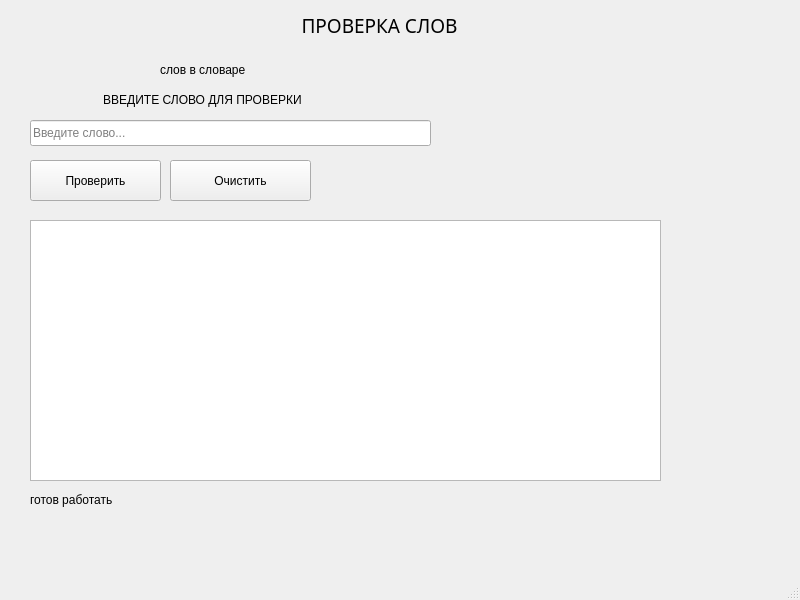
<?xml version="1.0" encoding="UTF-8"?>
<ui version="4.0">
 <class>MainWindow</class>
 <widget class="QMainWindow" name="MainWindow">
  <property name="geometry">
   <rect>
    <x>0</x>
    <y>0</y>
    <width>800</width>
    <height>600</height>
   </rect>
  </property>
  <property name="windowTitle">
   <string>MainWindow</string>
  </property>
  <widget class="QWidget" name="centralwidget">
   <widget class="QLabel" name="titleLabel">
    <property name="geometry">
     <rect>
      <x>30</x>
      <y>10</y>
      <width>731</width>
      <height>31</height>
     </rect>
    </property>
    <property name="palette">
     <palette>
      <active>
       <colorrole role="WindowText">
        <brush brushstyle="SolidPattern">
         <color alpha="255">
          <red>0</red>
          <green>0</green>
          <blue>0</blue>
         </color>
        </brush>
       </colorrole>
       <colorrole role="Button">
        <brush brushstyle="SolidPattern">
         <color alpha="255">
          <red>24</red>
          <green>240</green>
          <blue>179</blue>
         </color>
        </brush>
       </colorrole>
       <colorrole role="Light">
        <brush brushstyle="SolidPattern">
         <color alpha="255">
          <red>130</red>
          <green>255</green>
          <blue>220</blue>
         </color>
        </brush>
       </colorrole>
       <colorrole role="Midlight">
        <brush brushstyle="SolidPattern">
         <color alpha="255">
          <red>77</red>
          <green>247</green>
          <blue>199</blue>
         </color>
        </brush>
       </colorrole>
       <colorrole role="Dark">
        <brush brushstyle="SolidPattern">
         <color alpha="255">
          <red>12</red>
          <green>120</green>
          <blue>90</blue>
         </color>
        </brush>
       </colorrole>
       <colorrole role="Mid">
        <brush brushstyle="SolidPattern">
         <color alpha="255">
          <red>16</red>
          <green>160</green>
          <blue>119</blue>
         </color>
        </brush>
       </colorrole>
       <colorrole role="Text">
        <brush brushstyle="SolidPattern">
         <color alpha="255">
          <red>0</red>
          <green>0</green>
          <blue>0</blue>
         </color>
        </brush>
       </colorrole>
       <colorrole role="BrightText">
        <brush brushstyle="SolidPattern">
         <color alpha="255">
          <red>255</red>
          <green>255</green>
          <blue>255</blue>
         </color>
        </brush>
       </colorrole>
       <colorrole role="ButtonText">
        <brush brushstyle="SolidPattern">
         <color alpha="255">
          <red>0</red>
          <green>0</green>
          <blue>0</blue>
         </color>
        </brush>
       </colorrole>
       <colorrole role="Base">
        <brush brushstyle="SolidPattern">
         <color alpha="255">
          <red>255</red>
          <green>255</green>
          <blue>255</blue>
         </color>
        </brush>
       </colorrole>
       <colorrole role="Window">
        <brush brushstyle="SolidPattern">
         <color alpha="255">
          <red>24</red>
          <green>240</green>
          <blue>179</blue>
         </color>
        </brush>
       </colorrole>
       <colorrole role="Shadow">
        <brush brushstyle="SolidPattern">
         <color alpha="255">
          <red>0</red>
          <green>0</green>
          <blue>0</blue>
         </color>
        </brush>
       </colorrole>
       <colorrole role="AlternateBase">
        <brush brushstyle="SolidPattern">
         <color alpha="255">
          <red>139</red>
          <green>247</green>
          <blue>217</blue>
         </color>
        </brush>
       </colorrole>
       <colorrole role="ToolTipBase">
        <brush brushstyle="SolidPattern">
         <color alpha="255">
          <red>255</red>
          <green>255</green>
          <blue>220</blue>
         </color>
        </brush>
       </colorrole>
       <colorrole role="ToolTipText">
        <brush brushstyle="SolidPattern">
         <color alpha="255">
          <red>0</red>
          <green>0</green>
          <blue>0</blue>
         </color>
        </brush>
       </colorrole>
       <colorrole role="PlaceholderText">
        <brush brushstyle="SolidPattern">
         <color alpha="127">
          <red>0</red>
          <green>0</green>
          <blue>0</blue>
         </color>
        </brush>
       </colorrole>
       <colorrole role="Accent">
        <brush brushstyle="SolidPattern">
         <color alpha="255">
          <red>255</red>
          <green>255</green>
          <blue>255</blue>
         </color>
        </brush>
       </colorrole>
      </active>
      <inactive>
       <colorrole role="WindowText">
        <brush brushstyle="SolidPattern">
         <color alpha="255">
          <red>0</red>
          <green>0</green>
          <blue>0</blue>
         </color>
        </brush>
       </colorrole>
       <colorrole role="Button">
        <brush brushstyle="SolidPattern">
         <color alpha="255">
          <red>24</red>
          <green>240</green>
          <blue>179</blue>
         </color>
        </brush>
       </colorrole>
       <colorrole role="Light">
        <brush brushstyle="SolidPattern">
         <color alpha="255">
          <red>130</red>
          <green>255</green>
          <blue>220</blue>
         </color>
        </brush>
       </colorrole>
       <colorrole role="Midlight">
        <brush brushstyle="SolidPattern">
         <color alpha="255">
          <red>77</red>
          <green>247</green>
          <blue>199</blue>
         </color>
        </brush>
       </colorrole>
       <colorrole role="Dark">
        <brush brushstyle="SolidPattern">
         <color alpha="255">
          <red>12</red>
          <green>120</green>
          <blue>90</blue>
         </color>
        </brush>
       </colorrole>
       <colorrole role="Mid">
        <brush brushstyle="SolidPattern">
         <color alpha="255">
          <red>16</red>
          <green>160</green>
          <blue>119</blue>
         </color>
        </brush>
       </colorrole>
       <colorrole role="Text">
        <brush brushstyle="SolidPattern">
         <color alpha="255">
          <red>0</red>
          <green>0</green>
          <blue>0</blue>
         </color>
        </brush>
       </colorrole>
       <colorrole role="BrightText">
        <brush brushstyle="SolidPattern">
         <color alpha="255">
          <red>255</red>
          <green>255</green>
          <blue>255</blue>
         </color>
        </brush>
       </colorrole>
       <colorrole role="ButtonText">
        <brush brushstyle="SolidPattern">
         <color alpha="255">
          <red>0</red>
          <green>0</green>
          <blue>0</blue>
         </color>
        </brush>
       </colorrole>
       <colorrole role="Base">
        <brush brushstyle="SolidPattern">
         <color alpha="255">
          <red>255</red>
          <green>255</green>
          <blue>255</blue>
         </color>
        </brush>
       </colorrole>
       <colorrole role="Window">
        <brush brushstyle="SolidPattern">
         <color alpha="255">
          <red>24</red>
          <green>240</green>
          <blue>179</blue>
         </color>
        </brush>
       </colorrole>
       <colorrole role="Shadow">
        <brush brushstyle="SolidPattern">
         <color alpha="255">
          <red>0</red>
          <green>0</green>
          <blue>0</blue>
         </color>
        </brush>
       </colorrole>
       <colorrole role="AlternateBase">
        <brush brushstyle="SolidPattern">
         <color alpha="255">
          <red>139</red>
          <green>247</green>
          <blue>217</blue>
         </color>
        </brush>
       </colorrole>
       <colorrole role="ToolTipBase">
        <brush brushstyle="SolidPattern">
         <color alpha="255">
          <red>255</red>
          <green>255</green>
          <blue>220</blue>
         </color>
        </brush>
       </colorrole>
       <colorrole role="ToolTipText">
        <brush brushstyle="SolidPattern">
         <color alpha="255">
          <red>0</red>
          <green>0</green>
          <blue>0</blue>
         </color>
        </brush>
       </colorrole>
       <colorrole role="PlaceholderText">
        <brush brushstyle="SolidPattern">
         <color alpha="127">
          <red>0</red>
          <green>0</green>
          <blue>0</blue>
         </color>
        </brush>
       </colorrole>
       <colorrole role="Accent">
        <brush brushstyle="SolidPattern">
         <color alpha="255">
          <red>255</red>
          <green>255</green>
          <blue>255</blue>
         </color>
        </brush>
       </colorrole>
      </inactive>
      <disabled>
       <colorrole role="WindowText">
        <brush brushstyle="SolidPattern">
         <color alpha="255">
          <red>12</red>
          <green>120</green>
          <blue>90</blue>
         </color>
        </brush>
       </colorrole>
       <colorrole role="Button">
        <brush brushstyle="SolidPattern">
         <color alpha="255">
          <red>24</red>
          <green>240</green>
          <blue>179</blue>
         </color>
        </brush>
       </colorrole>
       <colorrole role="Light">
        <brush brushstyle="SolidPattern">
         <color alpha="255">
          <red>130</red>
          <green>255</green>
          <blue>220</blue>
         </color>
        </brush>
       </colorrole>
       <colorrole role="Midlight">
        <brush brushstyle="SolidPattern">
         <color alpha="255">
          <red>77</red>
          <green>247</green>
          <blue>199</blue>
         </color>
        </brush>
       </colorrole>
       <colorrole role="Dark">
        <brush brushstyle="SolidPattern">
         <color alpha="255">
          <red>12</red>
          <green>120</green>
          <blue>90</blue>
         </color>
        </brush>
       </colorrole>
       <colorrole role="Mid">
        <brush brushstyle="SolidPattern">
         <color alpha="255">
          <red>16</red>
          <green>160</green>
          <blue>119</blue>
         </color>
        </brush>
       </colorrole>
       <colorrole role="Text">
        <brush brushstyle="SolidPattern">
         <color alpha="255">
          <red>12</red>
          <green>120</green>
          <blue>90</blue>
         </color>
        </brush>
       </colorrole>
       <colorrole role="BrightText">
        <brush brushstyle="SolidPattern">
         <color alpha="255">
          <red>255</red>
          <green>255</green>
          <blue>255</blue>
         </color>
        </brush>
       </colorrole>
       <colorrole role="ButtonText">
        <brush brushstyle="SolidPattern">
         <color alpha="255">
          <red>12</red>
          <green>120</green>
          <blue>90</blue>
         </color>
        </brush>
       </colorrole>
       <colorrole role="Base">
        <brush brushstyle="SolidPattern">
         <color alpha="255">
          <red>24</red>
          <green>240</green>
          <blue>179</blue>
         </color>
        </brush>
       </colorrole>
       <colorrole role="Window">
        <brush brushstyle="SolidPattern">
         <color alpha="255">
          <red>24</red>
          <green>240</green>
          <blue>179</blue>
         </color>
        </brush>
       </colorrole>
       <colorrole role="Shadow">
        <brush brushstyle="SolidPattern">
         <color alpha="255">
          <red>0</red>
          <green>0</green>
          <blue>0</blue>
         </color>
        </brush>
       </colorrole>
       <colorrole role="AlternateBase">
        <brush brushstyle="SolidPattern">
         <color alpha="255">
          <red>24</red>
          <green>240</green>
          <blue>179</blue>
         </color>
        </brush>
       </colorrole>
       <colorrole role="ToolTipBase">
        <brush brushstyle="SolidPattern">
         <color alpha="255">
          <red>255</red>
          <green>255</green>
          <blue>220</blue>
         </color>
        </brush>
       </colorrole>
       <colorrole role="ToolTipText">
        <brush brushstyle="SolidPattern">
         <color alpha="255">
          <red>0</red>
          <green>0</green>
          <blue>0</blue>
         </color>
        </brush>
       </colorrole>
       <colorrole role="PlaceholderText">
        <brush brushstyle="SolidPattern">
         <color alpha="127">
          <red>12</red>
          <green>120</green>
          <blue>90</blue>
         </color>
        </brush>
       </colorrole>
       <colorrole role="Accent">
        <brush brushstyle="SolidPattern">
         <color alpha="255">
          <red>82</red>
          <green>255</green>
          <blue>206</blue>
         </color>
        </brush>
       </colorrole>
      </disabled>
     </palette>
    </property>
    <property name="font">
     <font>
      <family>Agency FB</family>
      <pointsize>14</pointsize>
     </font>
    </property>
    <property name="text">
     <string>                                                       ПРОВЕРКА СЛОВ</string>
    </property>
   </widget>
   <widget class="QLabel" name="wordCountLabel">
    <property name="geometry">
     <rect>
      <x>160</x>
      <y>60</y>
      <width>191</width>
      <height>20</height>
     </rect>
    </property>
    <property name="text">
     <string>слов в словаре </string>
    </property>
   </widget>
   <widget class="QLabel" name="inputLabel">
    <property name="geometry">
     <rect>
      <x>30</x>
      <y>90</y>
      <width>401</width>
      <height>20</height>
     </rect>
    </property>
    <property name="text">
     <string>                      ВВЕДИТЕ СЛОВО ДЛЯ ПРОВЕРКИ</string>
    </property>
   </widget>
   <widget class="QLineEdit" name="wordInput">
    <property name="geometry">
     <rect>
      <x>30</x>
      <y>120</y>
      <width>401</width>
      <height>26</height>
     </rect>
    </property>
    <property name="placeholderText">
     <string>Введите слово...</string>
    </property>
   </widget>
   <widget class="QPushButton" name="checkButton">
    <property name="geometry">
     <rect>
      <x>30</x>
      <y>160</y>
      <width>131</width>
      <height>41</height>
     </rect>
    </property>
    <property name="text">
     <string>Проверить</string>
    </property>
   </widget>
   <widget class="QPushButton" name="clearButton">
    <property name="geometry">
     <rect>
      <x>170</x>
      <y>160</y>
      <width>141</width>
      <height>41</height>
     </rect>
    </property>
    <property name="text">
     <string>Очистить</string>
    </property>
   </widget>
   <widget class="QTextEdit" name="resultDisplay">
    <property name="geometry">
     <rect>
      <x>30</x>
      <y>220</y>
      <width>631</width>
      <height>261</height>
     </rect>
    </property>
   </widget>
   <widget class="QLabel" name="statusLabel">
    <property name="geometry">
     <rect>
      <x>30</x>
      <y>490</y>
      <width>271</width>
      <height>20</height>
     </rect>
    </property>
    <property name="text">
     <string>готов работать </string>
    </property>
   </widget>
  </widget>
  <widget class="QMenuBar" name="menubar">
   <property name="geometry">
    <rect>
     <x>0</x>
     <y>0</y>
     <width>800</width>
     <height>26</height>
    </rect>
   </property>
  </widget>
  <widget class="QStatusBar" name="statusbar"/>
 </widget>
 <resources/>
 <connections/>
</ui>
